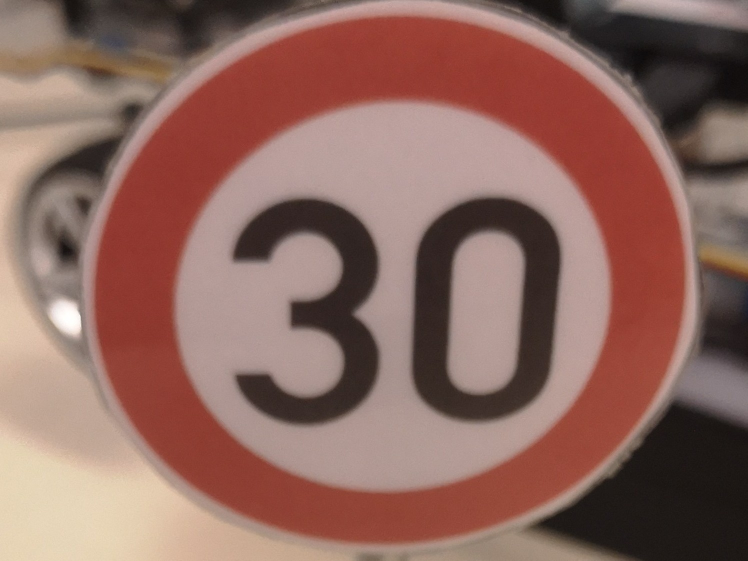
#> input picture train/train_data/30/102.jpg, 1495 x 1121 px (shown at 1/2 size)
$ python -i image_process.py   (imports and definitions only)   (older library calls are emulated)
#> lines starting #> are read from the running program, lines starting #| are printed output that depends on the picture; after the words box and inside, x2 and y2 are one past the last pixel; in counts of white or black regions, pixels touching at a corner belong together
#!/usr/bin/env python2
# -*- coding: utf-8 -*-
"""
image preprocessing:

color segmentation
ROI extraction
HOG feature of ROIs

"""

import cv2
import numpy as np
import matplotlib.pyplot as plt

from skimage.feature import hog


#red, yellow color segmentation
def color_segmentation(rgb):

    hsvIm =cv2.cvtColor(rgb,cv2.COLOR_RGB2HSV)
#> hsvIm: shape (1121, 1495, 3); mean H, S, V 11.3, 83.6, 141.9

    h, s, v = cv2.split(hsvIm)
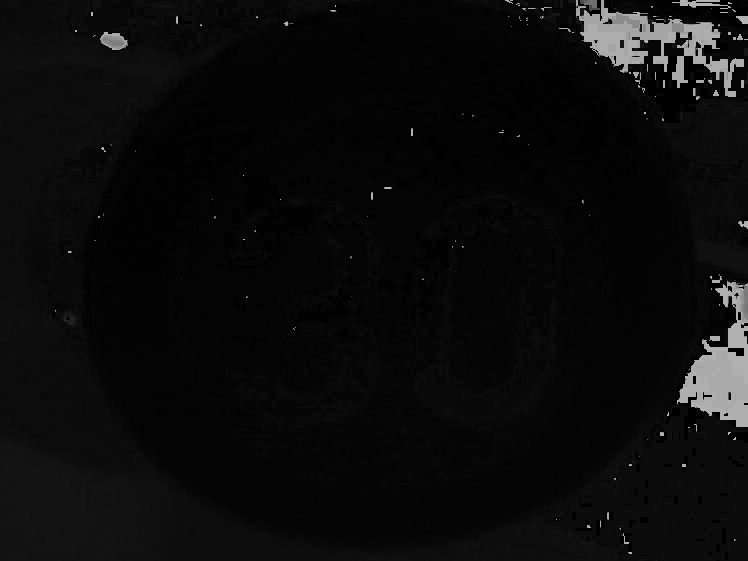
#> h: shape (1121, 1495) (shown at 1/2 size); min 0, max 179, mean 11.3
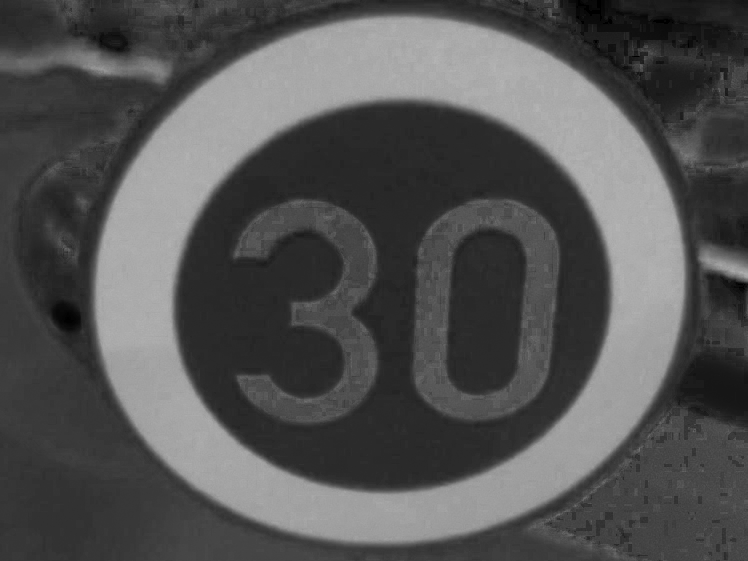
#> s: shape (1121, 1495) (shown at 1/2 size); min 0, max 183, mean 83.6
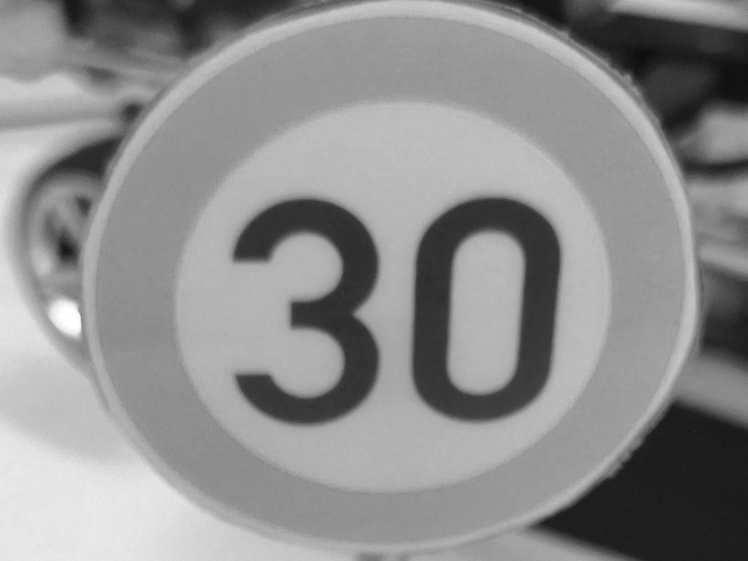
#> v: shape (1121, 1495) (shown at 1/2 size); min 11, max 255, mean 141.9

    if np.mean(v) >= 100:
        brightness = 100
    else:
        brightness = 70
    hsvIm = cv2.merge((h, s, v))

#  red color segmentation
    low_red = np.array([0,100,brightness])
    high_red = np.array([8,255,255])

    maskRed1 = cv2.inRange(hsvIm,low_red,high_red)
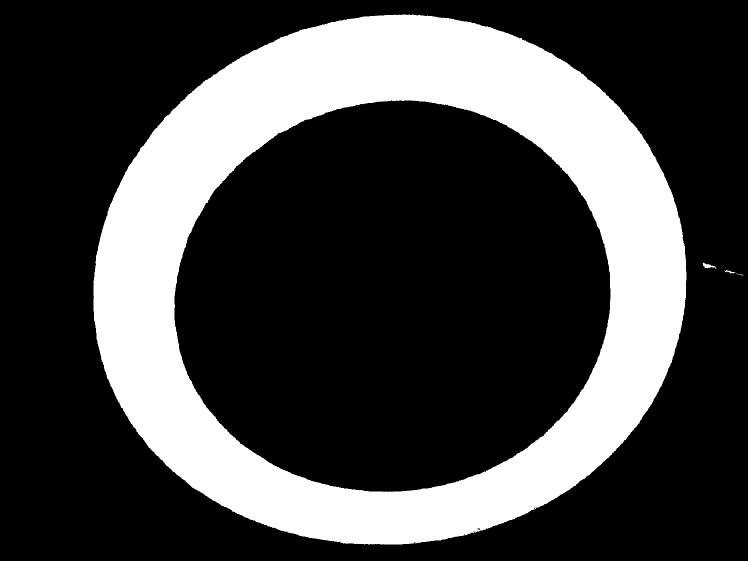
#> maskRed1: shape (1121, 1495) (shown at 1/2 size); 27.1% white; 6 white regions (3 under 20 px), largest, box (x1, y1, x2, y2) and area: (187, 29, 1373, 1089) 453451, (1405, 525, 1433, 538) 145, (1450, 540, 1471, 547) 57

    lower_red = np.array([158,75,brightness])
    upper_red = np.array([179,255,255])

    maskRed2 = cv2.inRange(hsvIm, lower_red, upper_red)
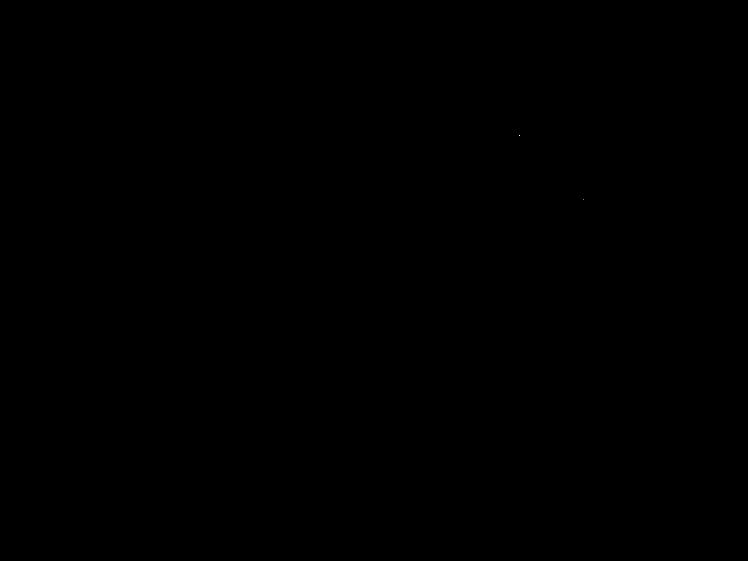
#> maskRed2: shape (1121, 1495) (shown at 1/2 size); 0% white in thin lines or dots, all inside (x1, y1, x2, y2) = (1038, 270, 1167, 400)

    maskRed = maskRed1+maskRed2

#   yellow color segmentation
    low_yellow = np.array([8,90,90])
    high_yellow = np.array([38,235,250])
    maskYellow = cv2.inRange(hsvIm,low_yellow,high_yellow)
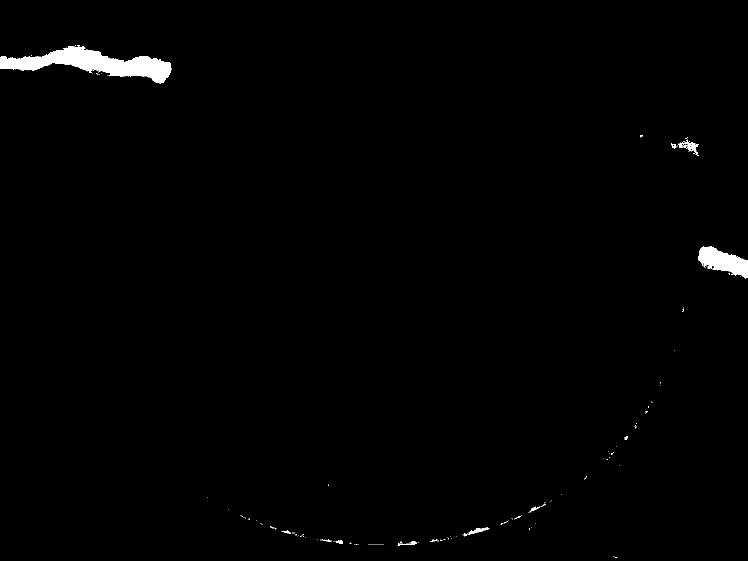
#> maskYellow: shape (1121, 1495) (shown at 1/2 size); 0.96% white; 174 white regions (161 under 20 px), largest, box (x1, y1, x2, y2) and area: (0, 92, 343, 167) 11036, (1396, 492, 1495, 557) 3506, (1357, 280, 1398, 312) 405

# [11 lines of commented-out code are left out]


    return (maskRed,maskYellow)


# filter nd extract ROIs
# [105 lines left out: functions get_roi, hogFeature, not called in this run]

>>> import cv2
>>> picture = cv2.cvtColor(cv2.imread('../train/train_data/30/102.jpg'), cv2.COLOR_BGR2RGB)
>>> result = color_segmentation(picture)

$ run again, on train/train_data/30/115.jpg
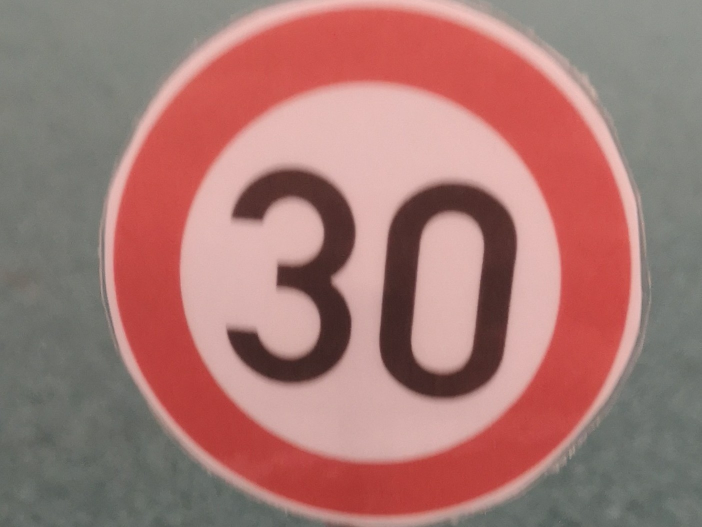
#> input picture train/train_data/30/115.jpg, 1403 x 1054 px (shown at 1/2 size)
#> hsvIm: shape (1054, 1403, 3); mean H, S, V 19.3, 69.5, 165.7
#> in color_segmentation, `h, s, v = cv2.split(hsvIm)`:
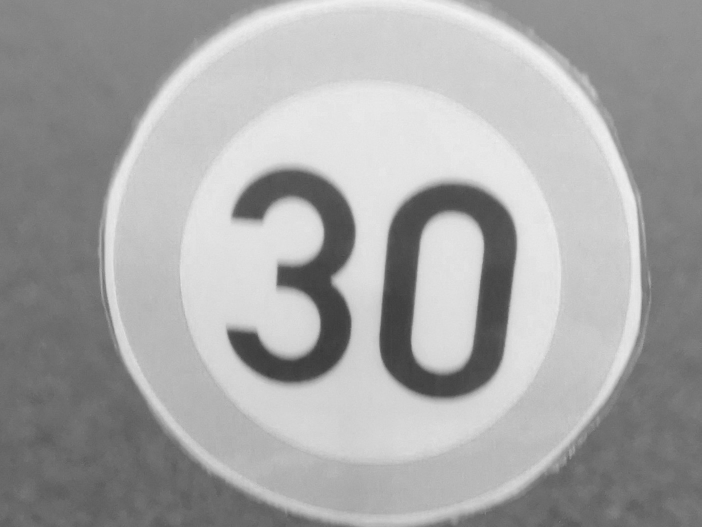
#> v: shape (1054, 1403) (shown at 1/2 size); min 56, max 242, mean 165.7
#> in color_segmentation, `maskRed1 = cv2.inRange(hsvIm,low_red,high_red)`:
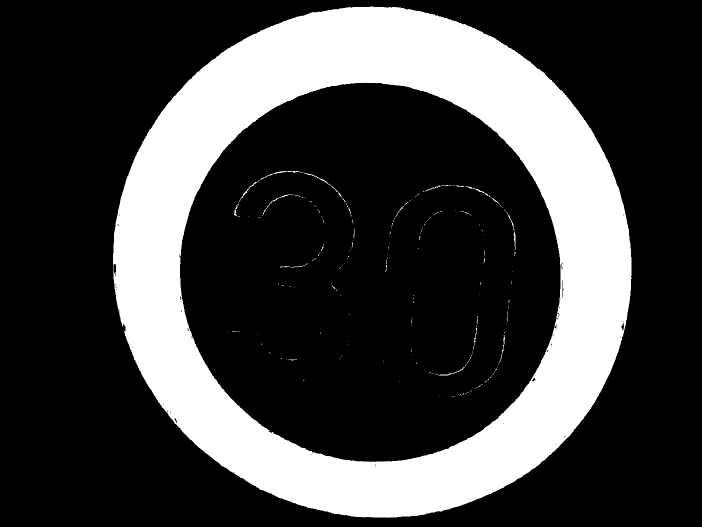
#> maskRed1: shape (1054, 1403) (shown at 1/2 size); 25.8% white; 211 white regions (191 under 20 px), largest, box (x1, y1, x2, y2) and area: (226, 13, 1263, 1036) 378805, (608, 345, 691, 405) 167, (520, 342, 607, 360) 157
#> maskRed2: shape (1054, 1403); 0.05% white in thin lines or dots, all inside (x1, y1, x2, y2) = (226, 174, 1248, 1023)
#> maskRed: shape (1054, 1403); 25.8% white; 224 white regions (200 under 20 px), largest, box (x1, y1, x2, y2) and area: (226, 13, 1263, 1036) 379261, (608, 345, 691, 405) 167, (520, 342, 607, 360) 157
#> maskYellow: shape (1054, 1403); every value is 0

$ run again, on train/train_data/30/119.jpg
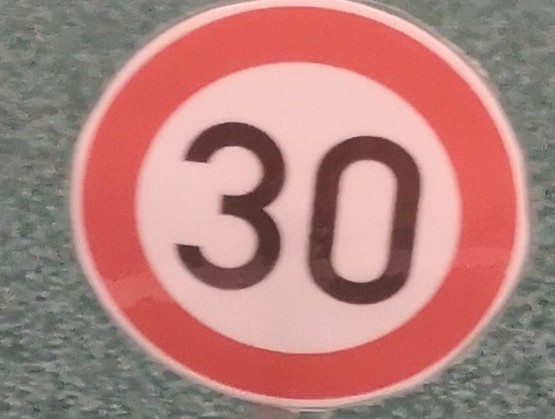
#> input picture train/train_data/30/119.jpg, 555 x 419 px
#> hsvIm: shape (419, 555, 3); mean H, S, V 19.6, 70.2, 180
#> in color_segmentation, `maskRed1 = cv2.inRange(hsvIm,low_red,high_red)`:
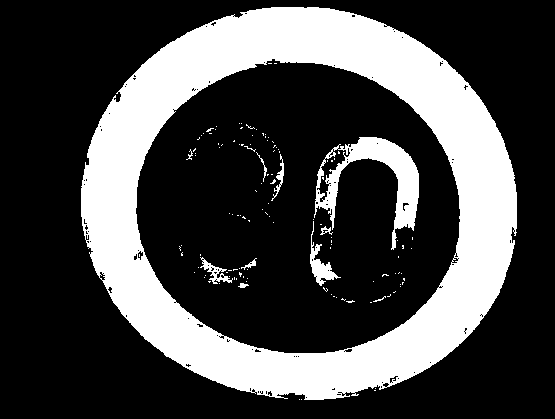
#> maskRed1: shape (419, 555); 28% white; 125 white regions (114 under 20 px), largest, box (x1, y1, x2, y2) and area: (81, 7, 517, 400) 60085, (314, 137, 419, 250) 3613, (310, 221, 341, 286) 528
#> maskRed2: shape (419, 555); 0.87% white; 139 white regions (119 under 20 px), largest, box (x1, y1, x2, y2) and area: (386, 229, 414, 278) 591, (338, 385, 380, 396) 141, (277, 393, 305, 400) 119
#> in color_segmentation, `maskRed = maskRed1+maskRed2`:
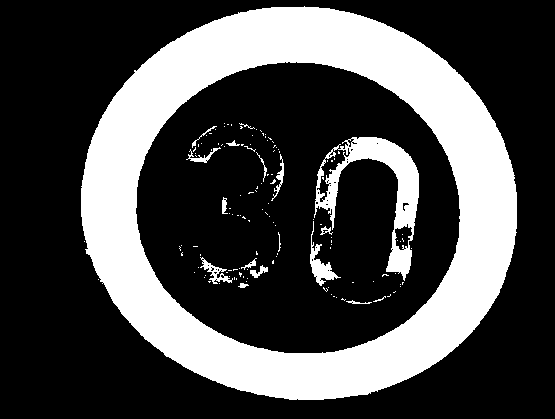
#> maskRed: shape (419, 555); 28.9% white; 133 white regions (115 under 20 px), largest, box (x1, y1, x2, y2) and area: (81, 6, 517, 400) 60980, (314, 137, 419, 281) 4279, (310, 221, 341, 286) 528
#> maskYellow: shape (419, 555); 0.01% white in thin lines or dots, all inside (x1, y1, x2, y2) = (400, 210, 402, 222)

$ run again, on train/train_data/30/19.jpg
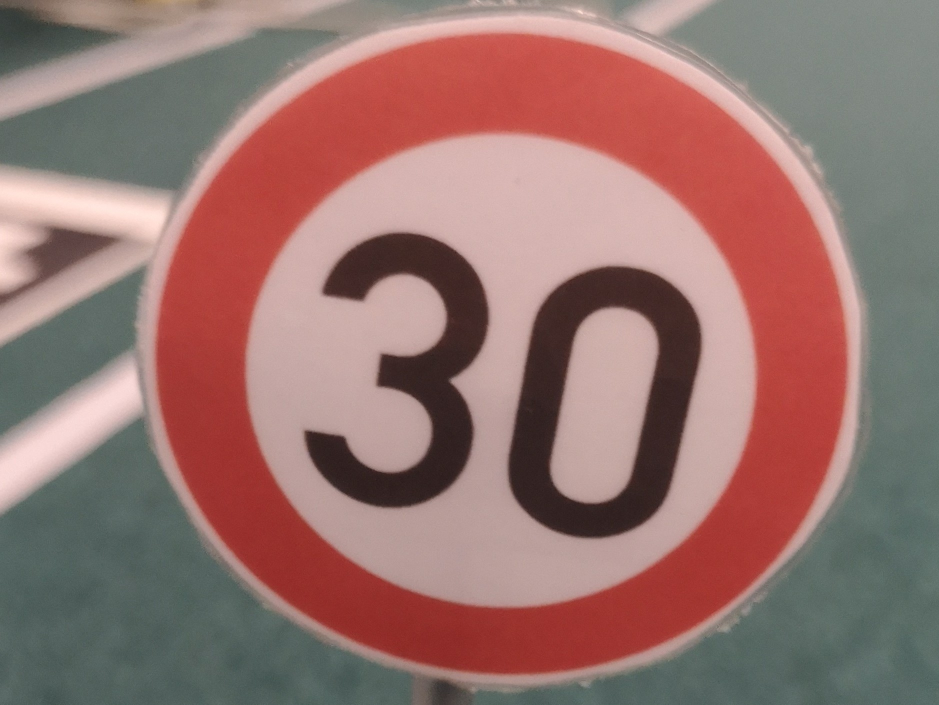
#> input picture train/train_data/30/19.jpg, 1878 x 1409 px (shown at 1/2 size)
#> hsvIm: shape (1409, 1878, 3); mean H, S, V 26.4, 72.9, 154.3
#> in color_segmentation, `h, s, v = cv2.split(hsvIm)`:
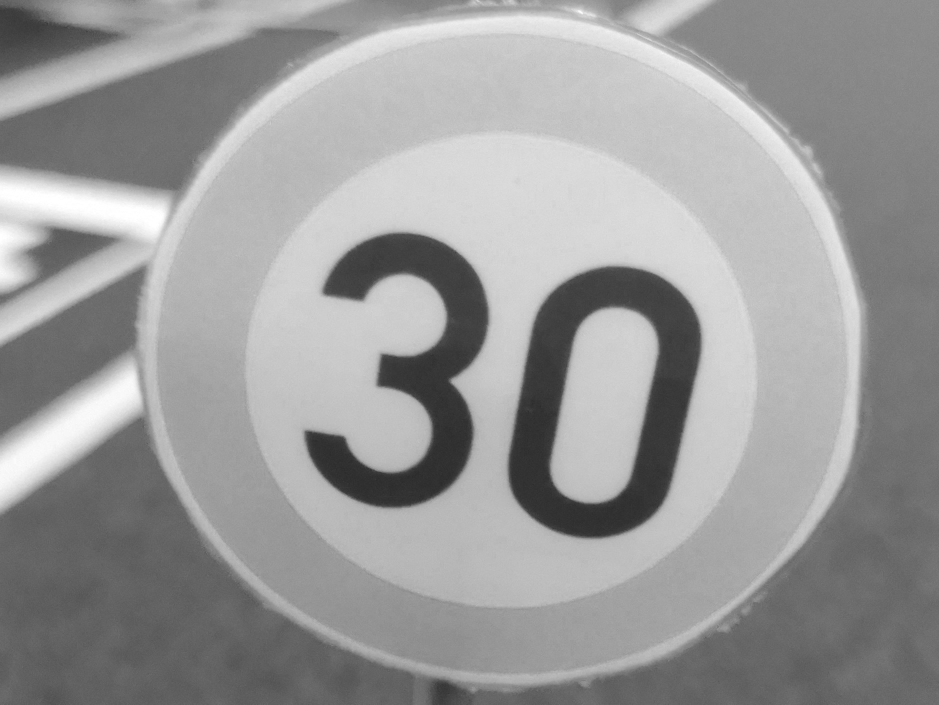
#> v: shape (1409, 1878) (shown at 1/2 size); min 40, max 255, mean 154.3
#> in color_segmentation, `maskRed1 = cv2.inRange(hsvIm,low_red,high_red)`:
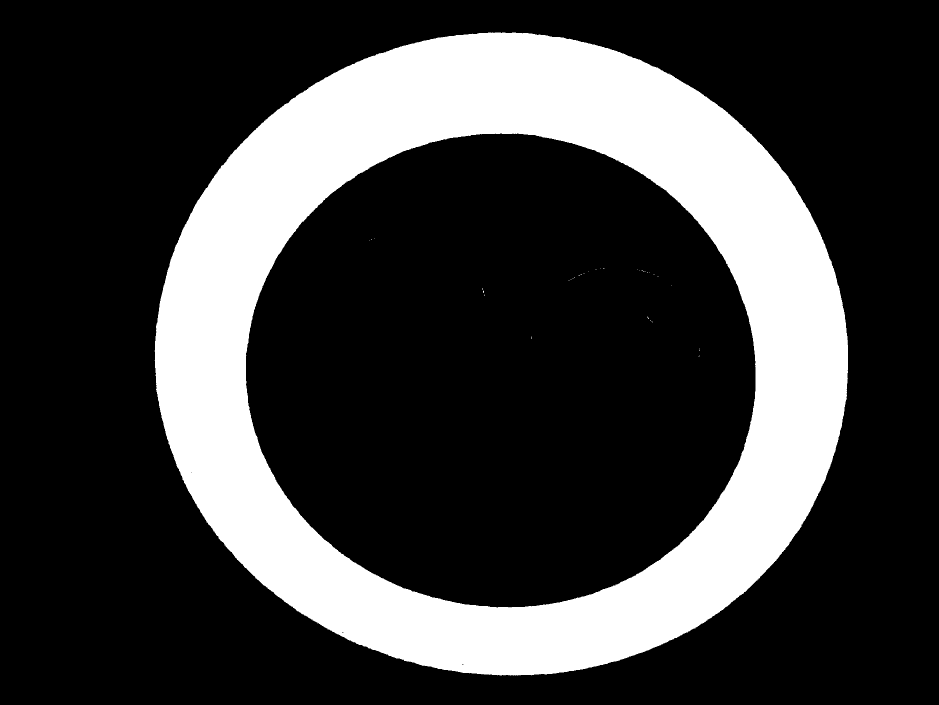
#> maskRed1: shape (1409, 1878) (shown at 1/2 size); 24.3% white; 41 white regions (40 under 20 px), largest, box (x1, y1, x2, y2) and area: (309, 65, 1696, 1351) 642285
#> maskRed2: shape (1409, 1878); 0% white in thin lines or dots, all inside (x1, y1, x2, y2) = (382, 727, 1137, 1330)
#> maskRed: shape (1409, 1878); 24.3% white; 44 white regions (43 under 20 px), largest, box (x1, y1, x2, y2) and area: (309, 65, 1696, 1351) 642292
#> maskYellow: shape (1409, 1878); 0.01% white; 7 white regions (6 under 20 px), largest, box (x1, y1, x2, y2) and area: (267, 0, 338, 8) 376
